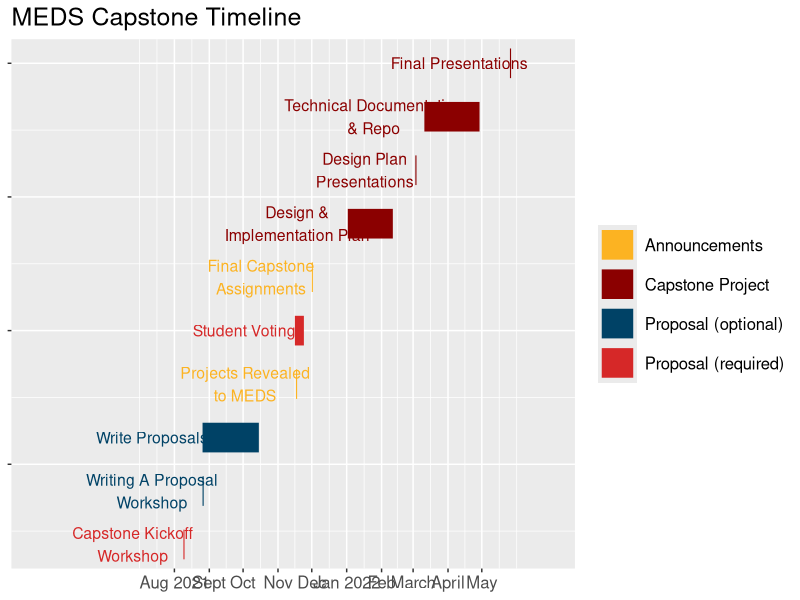

Write the R code that produced this figure.
## ---- chunk 1
knitr::opts_chunk$set(echo = TRUE)
## ---- chunk 2
library(tidyverse)
library(lubridate)
## ---- chunk 3
cap_timeline <- data.frame(
  task = c("Capstone Kickoff\nWorkshop", 
           "Writing A Proposal\nWorkshop", 
           "Write Proposals", 
           "Projects Revealed\nto MEDS", 
           "Student Voting", 
           "Final Capstone\nAssignments",
           "Design &\nImplementation Plan",
           "Design Plan\nPresentations",
           "Technical Documentation\n& Repo",
           "Final Presentations"),
  event_type = c("Proposal (required)", 
                 "Proposal (optional)",
                 "Proposal (optional)",
                 "Announcements", 
                 "Proposal (required)", 
                 "Announcements", 
                 "Capstone Project",
                 "Capstone Project",
                 "Capstone Project",
                 "Capstone Project"),
  start_y = c(rep(c(2021), times = 6), 
              rep(c(2022), times = 4)),
  start_m = c(08, 08, 08, 11, 11, 12, 01, 03, 03, 05),
  start_d = c(09, 26, 26, 17, 16, 01, 02, 03, 11, 26),
  end_y = c(rep(c(2021), times = 6), 
            rep(c(2022), times = 4)),
  end_m = c(08, 08, 10, 11, 11, 12, 02, 03, 04, 05),
  end_d = c(10, 27, 15, 18, 24, 02, 11, 04, 29, 27)
  )

cap_timeline$start_date <- with(cap_timeline, 
                          ymd(sprintf('%04d%02d%02d', 
                                      cap_timeline$start_y, 
                                      cap_timeline$start_m, 
                                      cap_timeline$start_d)))

cap_timeline$end_date <- with(cap_timeline, 
                          ymd(sprintf('%04d%02d%02d', 
                                      cap_timeline$end_y, 
                                      cap_timeline$end_m, 
                                      cap_timeline$end_d)))

cap_timeline$order <- 1:nrow(cap_timeline)

cap_timeline <- cap_timeline[with(cap_timeline, order(start_date)), ]
## ---- chunk 4
time_line <- cap_timeline %>% 
 ggplot(aes(x = start_date, 
            y = order, 
            color = event_type)) +
 geom_segment(aes(xend = end_date, 
                  yend = order, 
                  color =  event_type), 
              size = 10) +
 geom_text(aes(label = task), 
           size = 4, 
           show.legend = FALSE, 
           nudge_x = -45
           ) +
 scale_color_manual(values = c("Proposal (optional)" = "#004266", 
                               "Announcements" = "#FCB322", 
                               "Proposal (required)" = "#D62828",
                               "Capstone Project" = "darkred")) + 
  expand_limits(x = as.Date(c("2021-04-01", "2022-06-30"))) +
  theme(legend.position = "right",
        legend.title = element_blank(),
        legend.direction = "vertical",
        axis.title.y = element_blank(),
        axis.text.y = element_blank(),
        axis.title.x = element_blank(),
        axis.text.x = element_text(),
        text = element_text(size = 15))+
  scale_x_continuous(breaks = as.Date(c("2021-08-01", "2021-09-01", "2021-10-01", "2021-11-01", "2021-12-01", 
                                        "2022-01-01", "2022-02-01", "2022-03-01", "2022-04-01", "2022-05-01")),
                     labels = c("Aug 2021", "Sept", "Oct", "Nov", "Dec", "Jan 2022", "Feb", "March", "April", "May"),
                     n.breaks = 10) +
  labs(title = "MEDS Capstone Timeline")

time_line
